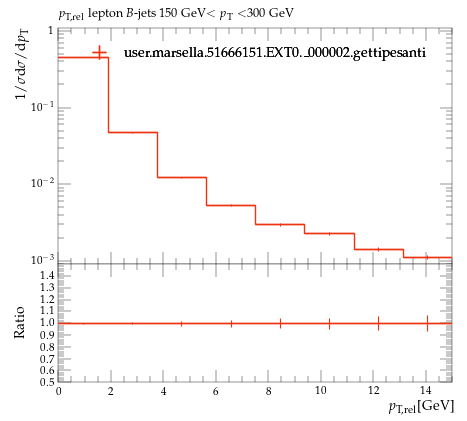

The script that saved this image:
#! /usr/bin/env python

# This Python script was auto-generated using YODA v2.0.2.
# Analysis object: /MC_HFDECAYS/avg_B_jet_l_pTrel_150_300
# Timestamp: 24-07-2026 (16:40:05)

import matplotlib as mpl
import matplotlib.pyplot as plt
mpl.use('Agg') # comment out for interactive use
import os
import numpy as np

plotDir = os.path.split(os.path.realpath(__file__))[0]
if 'YODA_USER_PLOT_PATH' in globals():
    plot_outdir = globals()['YODA_USER_PLOT_PATH']
else:
    plot_outdir = plotDir

#plot style
plt.style.use(os.path.join(plotDir, '../default.mplstyle'))
# plot metadata
figW, figH = plt.rcParams['figure.figsize']
ax_xLabel = r'$p_\mathrm{T,rel}$[GeV]'
ax_yLabel = r'$1/\sigma \mathrm{d}\sigma/\mathrm{d}p_\mathrm{T}$'
ax_title  = r'$p_\mathrm{T,rel}$ lepton $B$-jets 150 GeV$<p_\mathrm{T}<$300 GeV'
ax_xScale = 'linear'
ax_yScale = 'log'
xLims = (0.0, 15.0)
yLims = (0.0009000000000000001, 1.1)

# TeX-friendly labels for the legend
labels = {
    'legend' : ([ r"user.marsella.51666151.EXT0.\_000002.gettipesanti" ], r""),
}

# Adjust canvas width and height
canvasW = 10.0
canvasH = 9.0
figW *= canvasW/10.
figH *= canvasH/9.

# Create figure and axis objects
fig, (ax, ratio0_ax) = plt.subplots(2, 1, sharex=True,
                  figsize=(figW,figH), gridspec_kw={'height_ratios': (6.0, 3.0)})

# Set figure margins
plt.subplots_adjust(
    left   = 1.0 * plt.rcParams['figure.subplot.left'],
    right  = 1.0 * plt.rcParams['figure.subplot.right'],
    top    = 1.0 * plt.rcParams['figure.subplot.top'],
    bottom = 1.0 * plt.rcParams['figure.subplot.bottom'])

ratio0_ax.yaxis.set_major_locator(mpl.ticker.MultipleLocator(0.1))
ratio0_ax.set_ylim(0.5, 1.4999)
ratio0_ax.set_ylabel('Ratio')

# the numerical data is stored in a separate file
dataf = dict()
prefix = os.path.split(__file__)[0]
if prefix:    prefix = prefix + '/'
exec(open(prefix+'avg_B_jet_l_pTrel_150_300__data.py').read(), dataf)


legend_handles = dict() # keep track of handles for the legend

# style options for curves
# starts at zorder>=5 to draw curve on top of legend
styles = {
  'user.marsella.51666151.EXT0._000002.gettipesanti.yoda.gz': {
    'color' : '#EE3311',
    'linestyle' : '-',
    'linewidth' : 1,
    'marker' : 'none',
    'markersize' : 2,
    'capsize' : 0.0,
    'zorder' : 5,
    'histstyle' : 1,
    'drawstyle' : 'steps-pre',
    'xerrorbars' : 1,
    'yerrorbars' : 1,
    'fillcolor' : None,
    'fillopacity' : 1.0,
    'ratio0_linestyle' : '-',
    'ratio0_linewidth' : 1,
    'ratio0_marker' : 'none',
    'ratio0_markersize' : 2,
    'ratio0_capsize' : 0.0,
    'ratio0_zorder' : 5,
    'ratio0_histstyle' : 1,
    'ratio0_drawstyle' : 'steps-pre',
    'ratio0_xerrorbars' : 1,
    'ratio0_yerrorbars' : 1,
  },
}

# curve from input yoda files in main panel
for label, yvals in dataf['yvals'].items():
    if all(np.isnan(v) for v in dataf['yvals'][label]):
        continue
    tmp = None
    if styles[label]['histstyle']: # draw as histogram
        xpos = dataf['xedges'][label] if styles[label]['drawstyle'] else dataf['xpoints'][label]
        ypos = np.insert(yvals, 0, yvals[0]) if styles[label]['drawstyle'] else yvals
        if styles[label]['fillcolor']: # fill area below curve
            ax.fill_between(xpos, ypos, step='pre',
                            color=styles[label]['fillcolor'],
                            alpha=styles[label]['fillopacity'])
        tmp, = ax.plot(xpos, ypos,
                       color=styles[label]['color'],
                       linestyle=styles[label]['linestyle'],
                       linewidth=styles[label]['linewidth'],
                       drawstyle=styles[label]['drawstyle'], solid_joinstyle='miter',
                       zorder=styles[label]['zorder'], label=label)
    tmp = ax.errorbar(dataf['xpoints'][label], yvals,
                      xerr=np.array(dataf['xerrs'][label])*styles[label]['xerrorbars'],
                      yerr=np.array(dataf['yerrs'][label])*styles[label]['yerrorbars'],
                      fmt=styles[label]['marker'], capsize=styles[label]['capsize'],
                      markersize=styles[label]['markersize'],
                      ecolor=styles[label]['color'],
                      color=styles[label]['color'], zorder=styles[label]['zorder'])
    tmp[-1][0].set_linestyle(styles[label]['linestyle'])
    tmp[-1][0].set_linewidth(styles[label]['linewidth'])
    if label in dataf['add_legend_handle']:  legend_handles[label] = tmp
    for varLabel in dataf['variation_yvals'].keys():
        if varLabel.startswith(label):
            tmp, = ax.plot(dataf['xedges'][label], dataf['variation_yvals'][varLabel],
                           color=styles[label]['color'],
                           linestyle=styles[label]['linestyle'],
                           linewidth=styles[label]['linewidth'],
                           drawstyle='steps-pre', solid_joinstyle='miter',
                           zorder=styles[label]['zorder'], alpha=0.5)


# plots on ratio panel
# curve from input yoda files in ratio panel
for label, yvals in dataf['ratio0_yvals'].items():
    if all(np.isnan(v) for v in yvals):
        continue
    if styles[label]['ratio0_histstyle']: # plot as histogram
        xpos = dataf['xedges']['user.marsella.51666151.EXT0._000002.gettipesanti.yoda.gz'] if styles[label]['ratio0_drawstyle'] else dataf['xpoints']['user.marsella.51666151.EXT0._000002.gettipesanti.yoda.gz']
        ypos = np.insert(yvals, 0, yvals[0]) if styles[label]['ratio0_drawstyle'] else yvals
        ratio0_ax.plot(xpos, ypos,
                       color=styles[label]['color'],
                       linewidth=styles[label]['linewidth'],
                       linestyle=styles[label]['ratio0_linestyle'],
                       drawstyle=styles[label]['ratio0_drawstyle'], zorder=styles[label]['zorder'],
                       solid_joinstyle='miter')
    tmp = ratio0_ax.errorbar(dataf['xpoints']['user.marsella.51666151.EXT0._000002.gettipesanti.yoda.gz'], yvals,
                             xerr=np.array(dataf['ref_xerrs'])*styles[label]['ratio0_xerrorbars'],
                             yerr=np.array(dataf['ratio0_yerrs'][label])*styles[label]['ratio0_yerrorbars'],
                             fmt=styles[label]['ratio0_marker'], capsize=styles[label]['ratio0_capsize'],
                             markersize=styles[label]['ratio0_markersize'],
                             ecolor=styles[label]['color'],
                             color=styles[label]['color'])
    tmp[-1][0].set_linestyle(styles[label]['ratio0_linestyle'])
    tmp[-1][0].set_linewidth(styles[label]['ratio0_linewidth'])

    for varlabel in dataf['ratio0_variation_vals'].keys():
        if varlabel.startswith(label):
            ratio0_ax.plot(dataf['xedges']['user.marsella.51666151.EXT0._000002.gettipesanti.yoda.gz'],
                            dataf['ratio0_variation_vals'][varlabel],
                            color=styles[label]['color'],
                            linestyle=styles[label]['linestyle'],
                            linewidth=styles[label]['linewidth'],
                            drawstyle='steps-pre', solid_joinstyle='miter',
                            zorder=1, alpha=0.5)

legend_items = list(legend_handles.values())
ax.add_artist(ax.legend(legend_items,
                        labels['legend'][0],
                        title=labels['legend'][1],
                        alignment='left',
                        loc='upper center',
                        bbox_to_anchor=(0.5, 0.97)))

# set plot metadata as defined above
ratio0_ax.set_xlabel(ax_xLabel)
ratio0_ax.xaxis.set_label_coords(1., -0.15)
ax.set_ylabel(ax_yLabel, ha='right', va='top')
ax.yaxis.set_label_coords(-0.11, 1.0)
ax.set_title(ax_title, loc='left')
ax.set_xscale(ax_xScale)
ax.set_yscale(ax_yScale)
ax.set_xlim(xLims)
ax.set_ylim(yLims)

# tick formatting
plt.rcParams['xtick.top'] = True
plt.rcParams['ytick.right'] = True
ax.yaxis.set_major_locator(mpl.ticker.LogLocator(base=10.0, numticks=np.inf))
ax.yaxis.set_minor_locator(mpl.ticker.LogLocator(
                           base=10.0, subs=np.arange(0.1, 1, 0.1), numticks=np.inf))
fig.align_ylabels((ax, ratio0_ax))
plt.savefig(os.path.join(plot_outdir, 'avg_B_jet_l_pTrel_150_300.pdf'), format='PDF')
plt.savefig(os.path.join(plot_outdir, 'avg_B_jet_l_pTrel_150_300.png'), format='PNG')

plt.close(fig)
